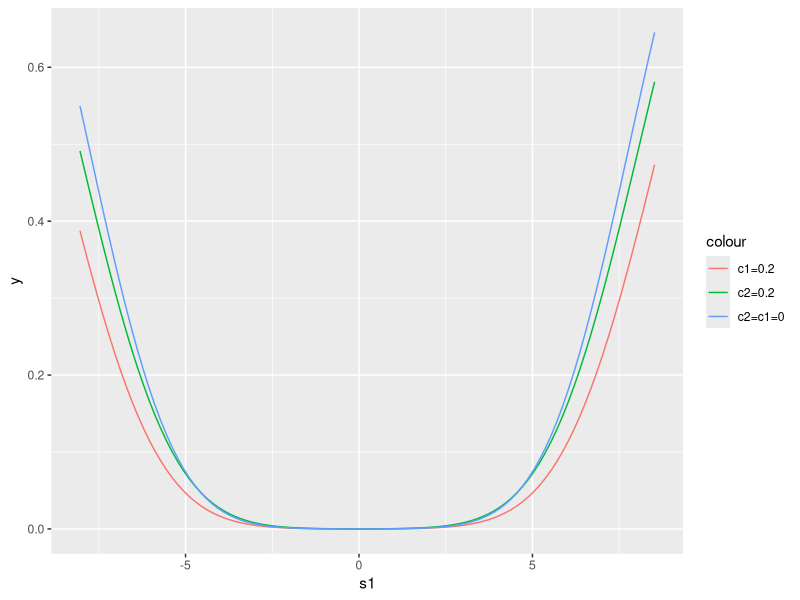

Write R code to recreate this figure.
#CONFOUNDING!

#libraries
library(tidyverse)
library(MASS)
library(ggplot2)
library(dplyr)
library(plyr)
library(reshape2)


#simulating data 
var_g<-1.8
var_c1<-0.2
var_c2<-0.1
sigma_g<-sqrt(var_g)
sigma_c1<-sqrt(var_c1) #first study
sigma_c2<-sqrt(var_c2)
M<-1000000 #number of snps

#generating lambda
lambda <- rnorm(n=M, mean=0, sd=sigma_g)
#generating C1
delta1 <- rnorm(n=M, mean=0, sd=sigma_c1)
#simulating C2
delta2 <- rnorm(n=M, mean=0, sd=sigma_c2)

#generating two test statistics with different confounders
data<-matrix(nrow=M, ncol=5)

for(i in 1:M){
  data[i,1]<-lambda[i]
  data[i,2]<-delta1[i]
  data[i,3]<-delta2[i]
  data[i,4]<-rnorm(n=1, mean=lambda[i]+delta1[i], sd=1) #s1
  data[i,5]<-rnorm(n=1, mean=lambda[i]+delta2[i], sd=1) #s2
}

data=as.data.frame(data)
colnames(data)=c("lambda", "delta1", "delta2", "s1", "s2")

confoundingDiff<-(1+(sigma_g)^2+(sigma_c1)^2)-(1+(sigma_g)^2+(sigma_c2)^2)
confoundingDiffEstimate<-var(data$s1)-var(data$s2)


#calculating s2 given s1
calculate_pcondtional<-function(s1){
  mean<-(sigma_g^2*s1)/(1+sigma_g^2+sigma_c1^2)
  var<-(1-(sigma_g^4)/((1+sigma_g^2+sigma_c1^2)*(1+sigma_g^2+sigma_c2^2)))*(1+sigma_g^2+sigma_c2^2)
  p<- (1-pnorm(5.2, mean, sqrt(var)))+pnorm(-5.2, mean, sqrt(var))
  return(p)
}

#rep rate 
s1_sig<-nrow(filter(data, s1>5.2|s1<(-5.2)))
s2_s1_sig<-nrow(filter(filter(data, s1>5.2), s2>5.2)) + nrow(filter(filter(data, s1<(-5.2)), s2<(-5.2)))
repRate=s2_s1_sig/M

#theoretical reprate
s1_sig_vector <-filter(data, s1>5.2|s1<(-5.2))$s1
theo_rep <- sum(calculate_pcondtional(s1_sig_vector))/M

#visualization
func<-function(s1, c1, c2, g){
  mean<-(g*s1)/(1+g+c1)
  var<-(1-(g^2)/((1+g+c1)*(1+g+c2)))*(1+g+c2)
  p<- (1-pnorm(5.2, mean, sqrt(var)))+pnorm(-5.2, mean, sqrt(var))
  return(p)
}

ggplot(data=data, mapping=aes(x=s1))+stat_function(fun=func, args=list(c1<-0.2, c2<-0, g<-1.8), aes(colour="c1=0.2"))+
  stat_function(fun=func, args=list(c1<-0.0, c2<-.2, g<-1.8), aes(colour="c2=0.2"))+
  stat_function(fun=func, args=list(c1<-0, c2<-0, g<-2), aes(colour="c2=c1=0"))









